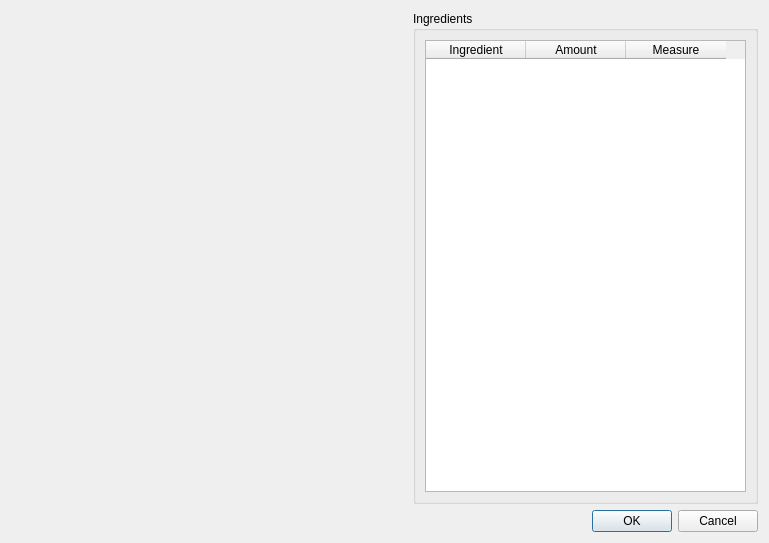
<?xml version="1.0" encoding="UTF-8"?>
<ui version="4.0">
 <class>RecipeEditor</class>
 <widget class="QDialog" name="RecipeEditor">
  <property name="geometry">
   <rect>
    <x>0</x>
    <y>0</y>
    <width>769</width>
    <height>543</height>
   </rect>
  </property>
  <property name="windowTitle">
   <string>Recipe Editor</string>
  </property>
  <layout class="QGridLayout" name="gridLayout">
   <item row="0" column="0" rowspan="2">
    <widget class="QWidget" name="recipe_details_cont" native="true">
     <property name="minimumSize">
      <size>
       <width>396</width>
       <height>514</height>
      </size>
     </property>
     <layout class="QHBoxLayout" name="horizontalLayout_3"/>
    </widget>
   </item>
   <item row="0" column="1">
    <widget class="QGroupBox" name="groupBox">
     <property name="title">
      <string>Ingredients</string>
     </property>
     <layout class="QHBoxLayout" name="horizontalLayout">
      <item>
       <widget class="QTableWidget" name="ingredient_table">
        <property name="rowCount">
         <number>0</number>
        </property>
        <property name="columnCount">
         <number>3</number>
        </property>
        <column>
         <property name="text">
          <string>Ingredient</string>
         </property>
        </column>
        <column>
         <property name="text">
          <string>Amount</string>
         </property>
        </column>
        <column>
         <property name="text">
          <string>Measure</string>
         </property>
        </column>
       </widget>
      </item>
     </layout>
    </widget>
   </item>
   <item row="1" column="1">
    <widget class="QDialogButtonBox" name="buttonBox">
     <property name="orientation">
      <enum>Qt::Horizontal</enum>
     </property>
     <property name="standardButtons">
      <set>QDialogButtonBox::Cancel|QDialogButtonBox::Ok</set>
     </property>
    </widget>
   </item>
  </layout>
 </widget>
 <resources/>
 <connections>
  <connection>
   <sender>buttonBox</sender>
   <signal>accepted()</signal>
   <receiver>RecipeEditor</receiver>
   <slot>accept()</slot>
   <hints>
    <hint type="sourcelabel">
     <x>248</x>
     <y>254</y>
    </hint>
    <hint type="destinationlabel">
     <x>157</x>
     <y>274</y>
    </hint>
   </hints>
  </connection>
  <connection>
   <sender>buttonBox</sender>
   <signal>rejected()</signal>
   <receiver>RecipeEditor</receiver>
   <slot>reject()</slot>
   <hints>
    <hint type="sourcelabel">
     <x>316</x>
     <y>260</y>
    </hint>
    <hint type="destinationlabel">
     <x>286</x>
     <y>274</y>
    </hint>
   </hints>
  </connection>
 </connections>
</ui>
